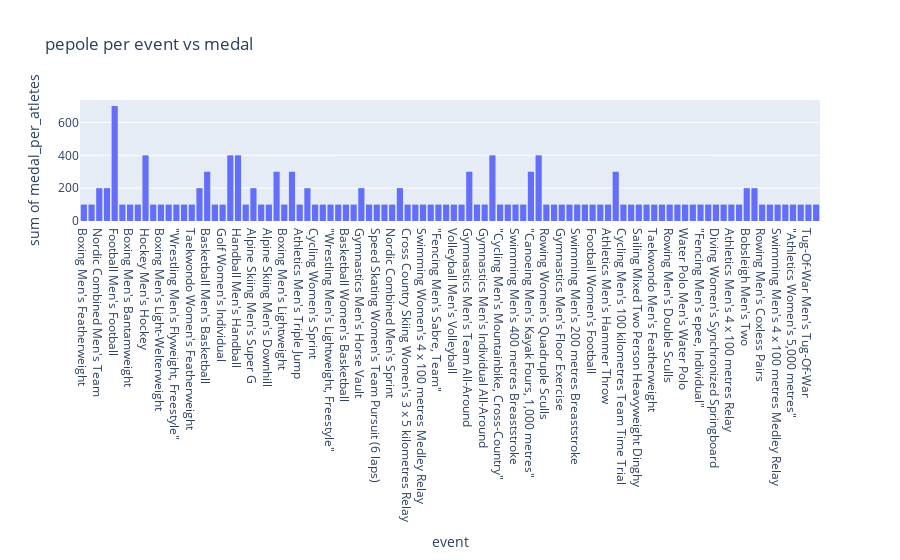

The notebook cell saved with this chart:
### Code cell
fig2.show()

### Figure 1 — Plotly figure (JSON) as saved in the notebook; plotly's stock layout.template omitted (floating-point values rounded to 4 significant figures; data arrays with more than 128 entries replaced by an {"elided": "..."} marker saying what was removed)
{"data": [{"alignmentgroup": "True", "bingroup": "x", "histfunc": "sum", "hovertemplate": "event=%{x}<br>sum of medal_per_atletes=%{y}<extra></extra>", "legendgroup": "", "marker": {"color": "#636efa", "pattern": {"shape": ""}}, "name": "", "offsetgroup": "", "orientation": "v", "showlegend": false, "type": "histogram", "x": {"elided": "138 str values"}, "xaxis": "x", "y": {"elided": "138 int values"}, "yaxis": "y"}], "layout": {"barmode": "relative", "legend": {"tracegroupgap": 0}, "title": {"text": "pepole per event vs medal"}, "xaxis": {"anchor": "y", "domain": [0, 1], "title": {"text": "event"}}, "yaxis": {"anchor": "x", "domain": [0, 1], "title": {"text": "sum of medal_per_atletes"}}}}
